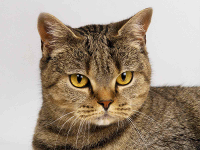
#> input picture P1/example1.png, 200 x 150 px
$ python examples.py   (older library calls are emulated)
#> lines starting #> are read from the running program, lines starting #| are printed output that depends on the picture
### P1/filtrado.py
'''
	2. Funciones de suavizado y realce
'''

from math import *
import numpy as np
from progress import progress

'''
def convolve( inputImage, kernel ):
	# Obtengo las dimensiones
	width, height = inputImage.shape[0], inputImage.shape[1]
	width_ker, height_ker = kernel.shape[0], kernel.shape[1]
	# Creo la imagen de salida
	outputImage = np.zeros([width, height])

	# Recorro los píxeles de la imagen
	for i in range(0, width):
		for j in range(0, height):
			# Feedback
			progress(i*height+j, width*height, 'Convolucionando...')
			# Valor central
			value = 0

			# Recorro los píxeles del kernel
			for k in range(0, width_ker):
				for l in range(0, height_ker):
					x = i - (width_ker // 2) + k
					y = j - (height_ker // 2) + l

					# No convoluciono los que se salgan de la imagen
					if x >= 0 and x < width and y >= 0 and y < height:
						value = value + inputImage[x, y] * kernel[k, l]

			outputImage[i, j] = value

	print()
	return outputImage
'''

def convolve(inputImage, kernel):
	# Obtengo las dimensiones
	row, col = inputImage.shape
	row_k, col_k = kernel.shape
	rowmid_k = row_k // 2
	colmid_k = col_k // 2
	# Creo la imagen de salida
	convImg = np.zeros([row+rowmid_k*2, col+colmid_k*2])
	convImg[rowmid_k:rowmid_k+row, colmid_k:colmid_k+col] = inputImage
	outputImage = np.zeros(inputImage.shape)

	# Recorro los píxeles de la imagen
	for i in range(0, row):
		for j in range(0, col):
			#print(i, j)
			# Feedback
			progress(i*row+j, row*col, 'Convolucionando...')
			imax = i+row_k
			jmax = j+col_k

			# Valor central
			outputImage[i, j] = np.sum(convImg[i:imax, j:jmax] * kernel)
	print()
	return outputImage

def gaussKernel1D( sigma ):
	'''
		Calcula un kernel Gaussiano horizontal 1 × N , a partir de σ que será
		pasado como parámetro, y calculando N como N = 2 ceil|3σ| + 1.
	'''

	# Obtengo la dimensión
	n = 2 * ceil(3 * sigma) + 1
	# Creo el kernel de salida
	kernel = np.zeros([1, n])

	for i in range(0, n):
		x = i - (n // 2)
		kernel[0, i] = (1 / (sqrt(2 * pi) * sigma)) * exp((-x**2) / (2 * (sigma**2)))

	return kernel

# [65 lines left out: functions gaussianFilter2D, medianFilter2D, highBoost, not called in this run]

	#return outputImage

### P1/progress.py
# The MIT License (MIT)
# Copyright (c) 2016 Vladimir Ignatev
#
# Permission is hereby granted, free of charge, to any person obtaining
# a copy of this software and associated documentation files (the "Software"),
# to deal in the Software without restriction, including without limitation
# the rights to use, copy, modify, merge, publish, distribute, sublicense,
# and/or sell copies of the Software, and to permit persons to whom the Software
# is furnished to do so, subject to the following conditions:
#
# The above copyright notice and this permission notice shall be included
# in all copies or substantial portions of the Software.
#
# THE SOFTWARE IS PROVIDED "AS IS", WITHOUT WARRANTY OF ANY KIND, EXPRESS OR IMPLIED,
# INCLUDING BUT NOT LIMITED TO THE WARRANTIES OF MERCHANTABILITY, FITNESS FOR A PARTICULAR
# PURPOSE AND NONINFRINGEMENT. IN NO EVENT SHALL THE AUTHORS OR COPYRIGHT HOLDERS BE LIABLE
# FOR ANY CLAIM, DAMAGES OR OTHER LIABILITY, WHETHER IN AN ACTION OF CONTRACT, TORT
# OR OTHERWISE, ARISING FROM, OUT OF OR IN CONNECTION WITH THE SOFTWARE
# OR THE USE OR OTHER DEALINGS IN THE SOFTWARE.
import sys

old_len = 0
bar_len = 40

def progress(count, total, status='Procesando...'):
	global old_len
	global bar_len

	filled_len = int(round(bar_len * count / float(total)))

	# Update only when it changes
	if (count == total-1) or (old_len != filled_len):
		old_len = filled_len

		percents = int(round(100 * count / total, 1))
		bar = '=' * filled_len + '-' * (bar_len - filled_len)

		sys.stdout.write('[%s] %s%s %s\r' % (bar, percents, '%', status))
		sys.stdout.flush()  # As suggested by Rom Ruben (see: http://stackoverflow.com/questions/3173320/text-progress-bar-in-the-console/27871113#comment50529068_27871113)

### P1/examples.py
'''
	Archivo con funciones de ejemplo
'''

import numpy as np
import scipy.misc as misc
import matplotlib.pyplot as plt

import histograma
import filtrado

original = misc.imread('example1.png', True)
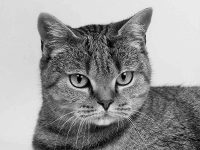
#> original: shape (150, 200) float32; min 0, max 238, mean 152.3

def originalHist():
	# Muestro el histograma de la imagen original
	plt.figure(1)
	plt.hist(original.ravel(), range(0, 256), label='Histograma original')

def outputHist(output):
	# Muestro el histograma de la imagen original
	plt.figure(2)
	plt.hist(output.ravel(), range(0, 256), label='Histograma de salida')

	# Muestro la imagen final
	plt.figure(3)
	plt.imshow(output, cmap='gray', vmin = 0, vmax = 255)
	plt.show()

def histEnhanceExample():
	originalHist()
	# Obtengo solo los valores del medio de la imagen
	output = histograma.histEnhance(original, 128, 128)
	outputHist(output)

def histAdaptExample():
	originalHist()
	# Obtengo solo los valores del medio de la imagen
	output = histograma.histAdapt(original, 96, 160)
	outputHist(output)

def convolveExample():
	print(filtrado.gaussKernel1D(0.625))
	output = filtrado.convolve(original, filtrado.gaussKernel1D(0.625))
#> in convolve, `convImg[rowmid_k:rowmid_k+row, colmid_k:colmid_k+col] = inputImage`:
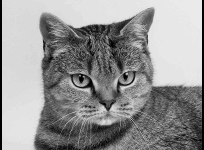
#> convImg: shape (150, 204) float64; min 0, max 238, mean 149.3
	outputHist(output)
#> in outputHist, `plt.show()`:
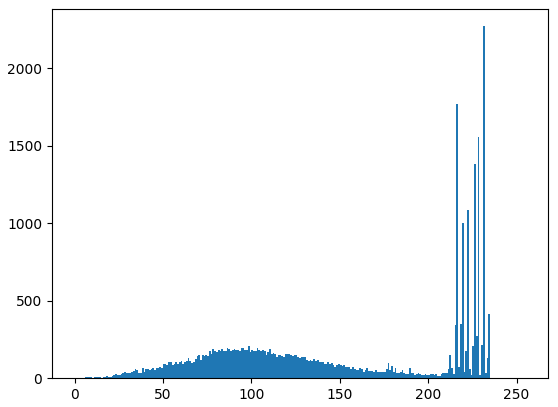
#> figure drawn by matplotlib, 1 panel; tallest bar 2271 high, from x = 231 to 232


convolveExample()

$ run again, with P1/bordes2.png copied over P1/example1.png
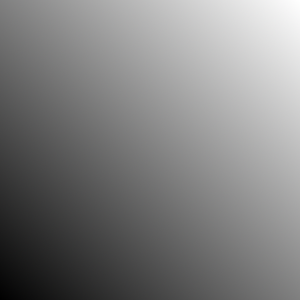
#> input picture P1/bordes2.png, 300 x 300 px
#> in outputHist, `plt.show()`:
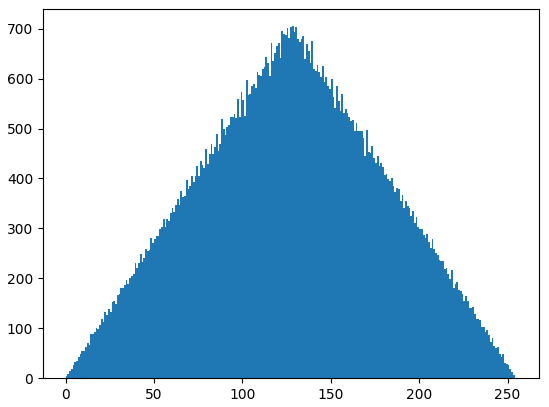
#> figure drawn by matplotlib, 1 panel; tallest bar 705 high, from x = 128 to 129
